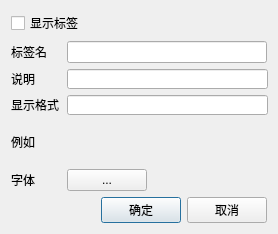
<?xml version="1.0" encoding="UTF-8"?>
<ui version="4.0">
 <class>CTagItemSettingDialog</class>
 <widget class="QDialog" name="CTagItemSettingDialog">
  <property name="geometry">
   <rect>
    <x>0</x>
    <y>0</y>
    <width>278</width>
    <height>234</height>
   </rect>
  </property>
  <property name="minimumSize">
   <size>
    <width>278</width>
    <height>234</height>
   </size>
  </property>
  <property name="maximumSize">
   <size>
    <width>278</width>
    <height>234</height>
   </size>
  </property>
  <property name="windowTitle">
   <string>Dialog</string>
  </property>
  <layout class="QGridLayout" name="gridLayout">
   <item row="0" column="0" colspan="3">
    <widget class="QCheckBox" name="visibleCheckBox">
     <property name="text">
      <string>显示标签</string>
     </property>
    </widget>
   </item>
   <item row="1" column="0" colspan="2">
    <widget class="QLabel" name="nameLabel">
     <property name="text">
      <string>标签名</string>
     </property>
    </widget>
   </item>
   <item row="1" column="2" colspan="2">
    <widget class="QLineEdit" name="variantLineEdit"/>
   </item>
   <item row="2" column="0">
    <widget class="QLabel" name="commentLabel">
     <property name="text">
      <string>说明</string>
     </property>
    </widget>
   </item>
   <item row="2" column="2" colspan="2">
    <widget class="QLineEdit" name="commentLineEdit">
     <property name="minimumSize">
      <size>
       <width>201</width>
       <height>20</height>
      </size>
     </property>
     <property name="maximumSize">
      <size>
       <width>201</width>
       <height>20</height>
      </size>
     </property>
    </widget>
   </item>
   <item row="3" column="0" colspan="2">
    <widget class="QLabel" name="formatLabel">
     <property name="text">
      <string>显示格式</string>
     </property>
    </widget>
   </item>
   <item row="3" column="2" colspan="2">
    <widget class="QLineEdit" name="formatLineEdit">
     <property name="minimumSize">
      <size>
       <width>201</width>
       <height>20</height>
      </size>
     </property>
     <property name="maximumSize">
      <size>
       <width>201</width>
       <height>20</height>
      </size>
     </property>
    </widget>
   </item>
   <item row="5" column="0">
    <widget class="QLabel" name="fontLabel">
     <property name="text">
      <string>字体</string>
     </property>
    </widget>
   </item>
   <item row="5" column="1">
    <spacer name="horizontalSpacer_3">
     <property name="orientation">
      <enum>Qt::Horizontal</enum>
     </property>
     <property name="sizeType">
      <enum>QSizePolicy::Fixed</enum>
     </property>
     <property name="sizeHint" stdset="0">
      <size>
       <width>20</width>
       <height>20</height>
      </size>
     </property>
    </spacer>
   </item>
   <item row="5" column="2">
    <widget class="QPushButton" name="fontButton">
     <property name="text">
      <string>...</string>
     </property>
    </widget>
   </item>
   <item row="5" column="3">
    <spacer name="horizontalSpacer_2">
     <property name="orientation">
      <enum>Qt::Horizontal</enum>
     </property>
     <property name="sizeHint" stdset="0">
      <size>
       <width>117</width>
       <height>20</height>
      </size>
     </property>
    </spacer>
   </item>
   <item row="6" column="0" colspan="4">
    <layout class="QHBoxLayout" name="horizontalLayout">
     <item>
      <spacer name="horizontalSpacer">
       <property name="orientation">
        <enum>Qt::Horizontal</enum>
       </property>
       <property name="sizeHint" stdset="0">
        <size>
         <width>40</width>
         <height>20</height>
        </size>
       </property>
      </spacer>
     </item>
     <item>
      <widget class="QPushButton" name="okButton">
       <property name="text">
        <string>确定</string>
       </property>
       <property name="default">
        <bool>true</bool>
       </property>
      </widget>
     </item>
     <item>
      <widget class="QPushButton" name="cancelButton">
       <property name="text">
        <string>取消</string>
       </property>
       <property name="default">
        <bool>false</bool>
       </property>
      </widget>
     </item>
    </layout>
   </item>
   <item row="4" column="0" colspan="4">
    <widget class="QLabel" name="exampleLabel">
     <property name="text">
      <string>例如</string>
     </property>
    </widget>
   </item>
  </layout>
 </widget>
 <tabstops>
  <tabstop>visibleCheckBox</tabstop>
  <tabstop>commentLineEdit</tabstop>
  <tabstop>formatLineEdit</tabstop>
  <tabstop>fontButton</tabstop>
  <tabstop>okButton</tabstop>
  <tabstop>cancelButton</tabstop>
 </tabstops>
 <resources/>
 <connections/>
</ui>
